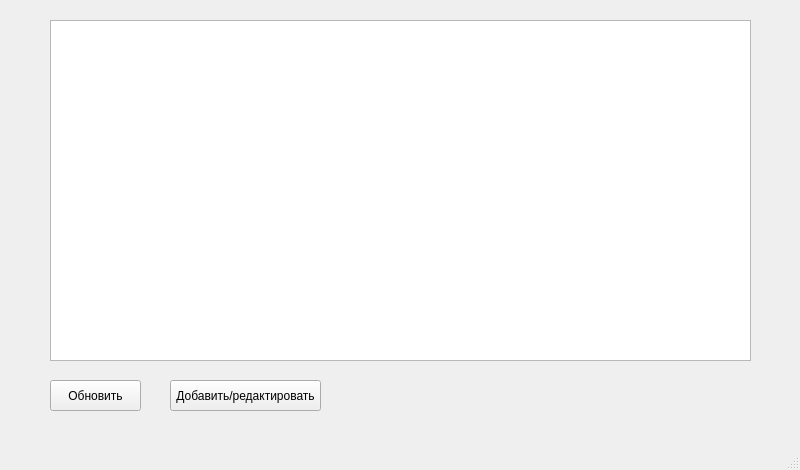
<?xml version="1.0" encoding="UTF-8"?>
<ui version="4.0">
 <class>MainWindow</class>
 <widget class="QMainWindow" name="MainWindow">
  <property name="geometry">
   <rect>
    <x>0</x>
    <y>0</y>
    <width>800</width>
    <height>470</height>
   </rect>
  </property>
  <property name="windowTitle">
   <string>MainWindow</string>
  </property>
  <widget class="QWidget" name="centralwidget">
   <widget class="QTableWidget" name="coffeeTable">
    <property name="geometry">
     <rect>
      <x>50</x>
      <y>20</y>
      <width>701</width>
      <height>341</height>
     </rect>
    </property>
   </widget>
   <widget class="QPushButton" name="refreshButton">
    <property name="geometry">
     <rect>
      <x>50</x>
      <y>380</y>
      <width>91</width>
      <height>31</height>
     </rect>
    </property>
    <property name="text">
     <string>Обновить</string>
    </property>
   </widget>
   <widget class="QPushButton" name="addEditButton">
    <property name="geometry">
     <rect>
      <x>170</x>
      <y>380</y>
      <width>151</width>
      <height>31</height>
     </rect>
    </property>
    <property name="text">
     <string>Добавить/редактировать</string>
    </property>
   </widget>
  </widget>
  <widget class="QMenuBar" name="menubar">
   <property name="geometry">
    <rect>
     <x>0</x>
     <y>0</y>
     <width>800</width>
     <height>22</height>
    </rect>
   </property>
  </widget>
  <widget class="QStatusBar" name="statusbar"/>
 </widget>
 <resources/>
 <connections/>
</ui>
